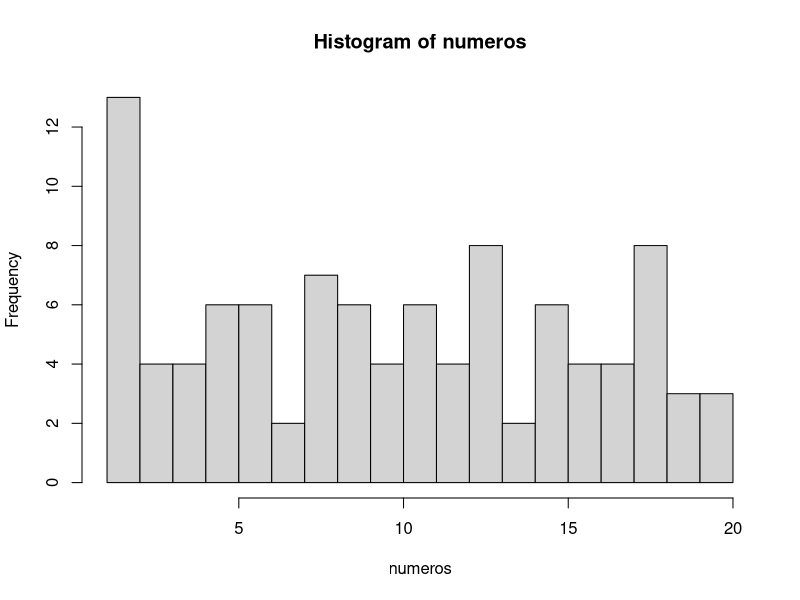

Write the R code that produced this figure.
## ---- chunk 1
numeros <- sample(1:20, 100, TRUE)
numeros
## ---- chunk 2
mediana <- median(numeros)
mediana
## ---- chunk 3
media <- mean(numeros)
media
## ---- chunk 4
# El argumento breaks nos permite dividir en histograma en las partes que queramos
hist(numeros, breaks = 20)
## ---- chunk 5
tabla.frecuencias <- data.frame(table(numeros))
tabla.frecuencias
## ---- chunk 6
# Con la función seq, creamos una secuencia de 1 a 10 en intervalos de 0.1 en 0.1
secuencia <- seq(1, 10, 0.1)
muestra <- sample(secuencia, 100, TRUE)
muestra
## ---- chunk 7
# Aquí el cálculo de la mediana
mediana.muestra <- median(muestra)
mediana.muestra
## ---- chunk 8
# Aquí el cálculo de la media
media.muestra <- mean(muestra)
media.muestra
## ---- chunk 9
# Aquí el cálculo de la moda
moda.muestra <- data.frame(table(muestra))
moda.muestra
